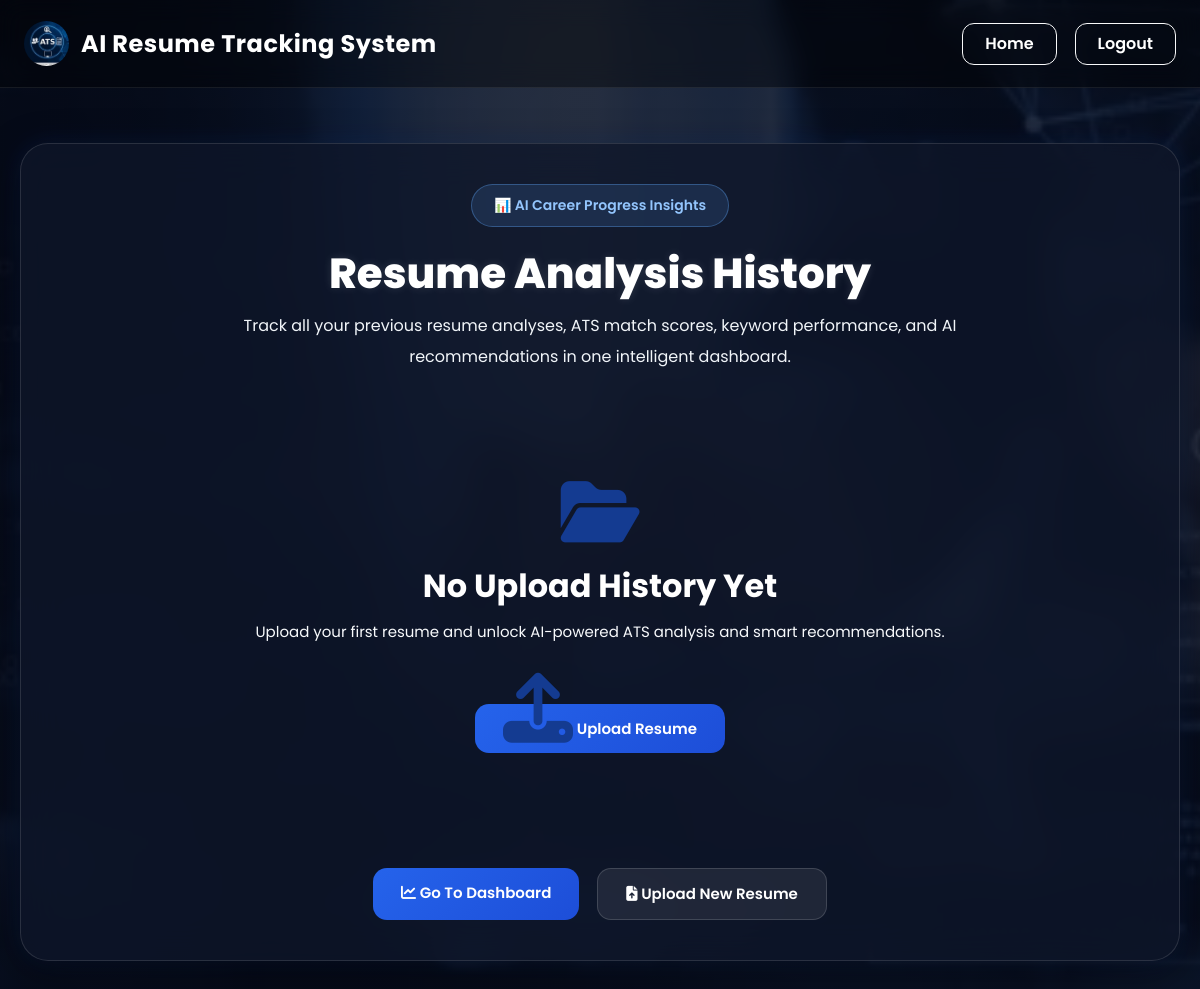
Page /history (signed in) on the earlier database version.
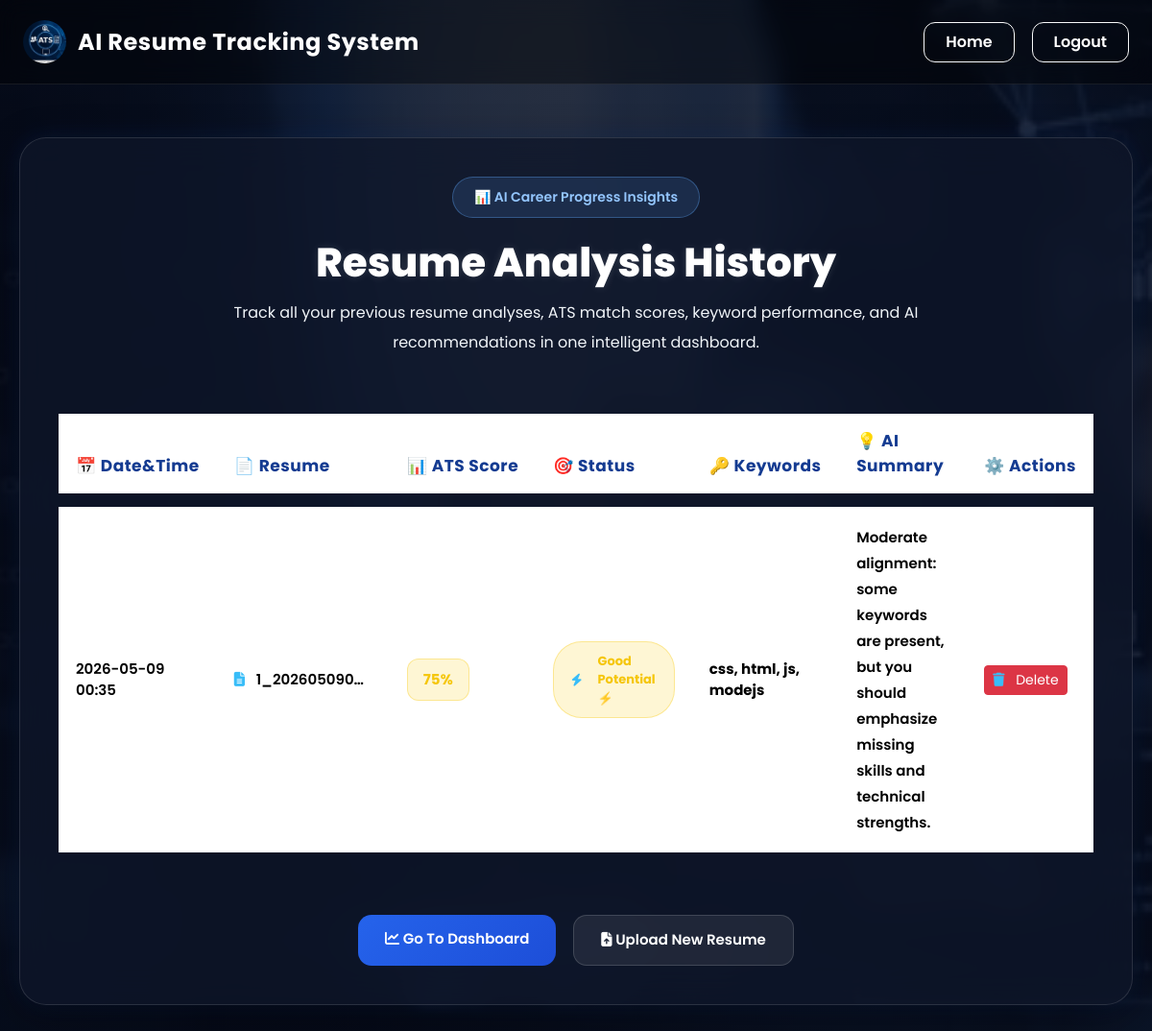
Same page on the later database version.
### tables this page shows
CREATE TABLE resumes(
        id INTEGER PRIMARY KEY AUTOINCREMENT,
        user_id INTEGER,
        filename TEXT,
        score INTEGER,
        missing_skills TEXT,
        summary TEXT,
        top_keywords TEXT,
        uploaded_at TEXT
    , ai_tips TEXT);

### app.py (the view)
@app.route("/history")
def history():
    if "user_id" not in session:
        return redirect("/login")
    sort_by = request.args.get("sort", "uploaded_at_desc")
    order_by = {
        "uploaded_at_desc": "resumes.uploaded_at DESC",
        "uploaded_at_asc": "resumes.uploaded_at ASC",
        "score_desc": "resumes.score DESC",
        "score_asc": "resumes.score ASC"
    }.get(sort_by, "resumes.uploaded_at DESC")
    conn = get_db()
    cur = conn.cursor()
    history = cur.execute(
        "SELECT resumes.id, resumes.filename, resumes.score, resumes.summary, resumes.top_keywords, resumes.uploaded_at "
        "FROM resumes "
        "JOIN users ON resumes.user_id = users.id "
        "WHERE users.email = ? "
        f"ORDER BY {order_by}",
        (session["user_email"],)
    ).fetchall()
    conn.close()
    is_admin = session.get("role") == "admin"
    return render_template("history.html", history=history, is_admin=is_admin, sort_by=sort_by)

### app.py (called while the page is built)
def get_db():
    conn = sqlite3.connect("database.db", timeout=10)
    conn.row_factory = sqlite3.Row
    return conn

### templates/history.html (shortened to what this page needs)
<!DOCTYPE html>
<html lang="en">
<head>
<link rel="stylesheet"
href="https://cdn.jsdelivr.net/npm/bootstrap@5.3.2/dist/css/bootstrap.min.css">
<link rel="stylesheet"
href="https://cdnjs.cloudflare.com/ajax/libs/font-awesome/6.4.2/css/all.min.css">
</head>
<body>
<nav class="navbar navbar-expand-lg navbar-dark px-4 py-3">
<a class="navbar-brand" href="/">
<img src="{{ url_for('static', filename='Logo.jpg') }}"
class="logo">
AI Resume Tracking System
</a>
<div class="ms-auto d-flex gap-2">
<a href="/" class="btn btn-outline-light nav-btn">
Home
</a>
<a href="/logout" class="btn btn-outline-light nav-btn">
Logout
</a>
</div>
</nav>
<div class="main-container">
<div class="history-card">
<div class="page-header">
<div class="ai-badge">
📊 AI Career Progress Insights
</div>
<h1>
Resume Analysis History
</h1>
<p>
Track all your previous resume analyses,
ATS match scores,
keyword performance,
and AI recommendations
in one intelligent dashboard.
</p>
</div>
{% if history %}
<div class="table-wrapper">
<table class="table history-table">
<thead>
<tr>
<th>📅 Date&Time</th>
<th>📄 Resume</th>
<th>📊 ATS Score</th>
<th>🎯 Status</th>
<th>🔑 Keywords</th>
<th>💡 AI Summary</th>
<th>⚙️ Actions</th>
</tr>
</thead>
<tbody>
{% for item in history %}
{% set score = item['score'] %}
{% if score >= 80 %}
{% set badge = 'badge-success' %}
{% set status = 'Excellent Match 🚀' %}
{% elif score >= 50 %}
{% set badge = 'badge-warning' %}
{% set status = 'Good Potential ⚡' %}
{% else %}
{% set badge = 'badge-danger' %}
{% set status = 'Needs Improvement ❌' %}
{% endif %}
<tr>
<td>
{{ item['uploaded_at'][:16].replace('T', ' ') if item['uploaded_at'] else 'N/A' }}
</td>
<td>
<i class="fa-solid fa-file-lines"></i>
{{ item['filename'] }}
</td>
<td>
<span class="score-box {{ badge }}">
{{ score }}%
</span>
</td>
<td>
<span class="result-pill {{ badge }}">
{% if score >= 80 %}
<i class="fa-solid fa-circle-check"></i>
{% elif score >= 50 %}
<i class="fa-solid fa-bolt"></i>
{% else %}
<i class="fa-solid fa-circle-exclamation"></i>
{% endif %}
{{ status }}
</span>
</td>
<td>
{{ item['top_keywords'] or 'N/A' }}
</td>
<td class="summary-text">
{{ item['summary'] or 'No AI summary available.' }}
</td>
<td>
<a href="/delete_resume/{{ item['id'] }}" class="btn btn-sm btn-danger" onclick="return confirm('Are you sure you want to delete this resume?')">
<i class="fa-solid fa-trash"></i> Delete
</a>
</td>
</tr>
{% endfor %}
</tbody>
</table>
</div>
{% else %}
<div class="empty-state">
<i class="fa-solid fa-folder-open"></i>
<h3>
No Upload History Yet
</h3>
<p>
Upload your first resume and unlock
AI-powered ATS analysis and smart recommendations.
</p>
<a href="/upload" class="btn-custom">
<i class="fa-solid fa-upload"></i>
Upload Resume
</a>
</div>
{% endif %}
<div class="action-buttons">
<a href="/dashboard" class="btn-custom">
<i class="fa-solid fa-chart-line"></i>
Go To Dashboard
</a>
<a href="/upload" class="btn-secondary-custom">
<i class="fa-solid fa-file-arrow-up"></i>
Upload New Resume
</a>
</div>
</div>
</div>
</body>
</html>

Differences in the rows shown:
added resumes: uploaded_at "2026-05-09 00:35", filename "1_202605090…", score "75", status "Good Potential ⚡", top_keywords "css, html, js, modejs", summary "Moderate alignment: some keywords are present, but you should emphasize missing skills and technical strengths."
Other differences:
text no longer shown: "No Upload History Yet Upload your first resume and unlock AI-powered ATS analysis and smart recommendations. Upload Resume"
text now shown: "📅 Date&Time 📄 Resume 📊 ATS Score 🎯 Status 🔑 Keywords 💡 AI Summary ⚙️ Actions"
